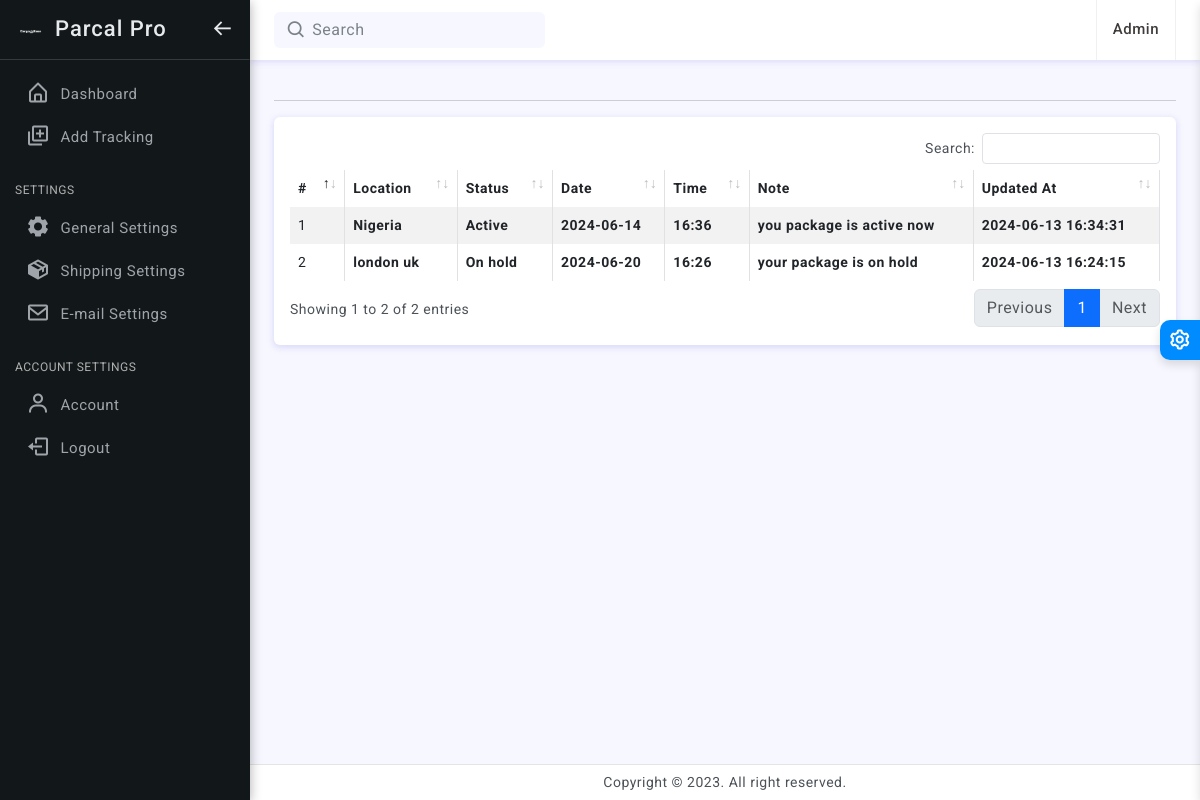
The page /admin/view-updates.php?num=PP-06-59327468 (signed in) on the database its author committed.
### tables this page shows
CREATE TABLE `settings` (
  `id` int(11) NOT NULL,
  `sitename` varchar(255) NOT NULL,
  `site_title` varchar(255) NOT NULL,
  `site_url` varchar(255) NOT NULL,
  `mailhost` varchar(255) NOT NULL,
  `webmail` varchar(255) NOT NULL,
  `mailpassword` varchar(255) NOT NULL,
  `mailport` varchar(255) NOT NULL,
  `mailsmtpsecure` varchar(255) NOT NULL,
  `track_prefix` varchar(255) NOT NULL,
  `track_num` varchar(255) NOT NULL,
  `invoice_terms` text NOT NULL,
  `allow_print` enum('Yes','No','','') NOT NULL,
  `show_map` enum('Yes','No','','') NOT NULL,
  `email_name` varchar(255) NOT NULL,
  `mail_track_update` enum('Yes','No','','') NOT NULL,
  `mail_track_save` enum('Yes','No','','') NOT NULL
);

CREATE TABLE `track_update` (
  `id` int(11) NOT NULL,
  `track_num` varchar(255) NOT NULL,
  `status` varchar(255) NOT NULL,
  `date` varchar(255) NOT NULL,
  `time` varchar(255) NOT NULL,
  `note` varchar(255) NOT NULL,
  `current_location` varchar(255) NOT NULL,
  `updated_at` datetime NOT NULL DEFAULT current_timestamp(),
  `shiping_cost` varchar(255) NOT NULL DEFAULT '0',
  `clearance_cost` varchar(255) NOT NULL DEFAULT '0',
  `travel_progress` varchar(255) NOT NULL
);

### config.php (called while the page is built, shortened)
<?php
include 'db.php';
$sql = mysqli_query($link, "SELECT * FROM settings WHERE id = 1 ");
if (mysqli_num_rows($sql) > 0) {
	$data = mysqli_fetch_assoc($sql);
	$sitename = $data['sitename'];
}
?>

### functions.php (called while the page is built, shortened)
<?php
include 'config.php';

### admin/view-updates.php (the view, shortened to what this page needs)
<?php
include 'header.php';
if (isset($_GET['num'])) {
    $tnumbs = $_GET['num'];
    $select = mysqli_query($link, "SELECT * FROM track_update WHERE track_num = '$tnumbs' ORDER BY id DESC ");
} else {
    echo "<script>window.location.href = 'dashboard.php'; </script>";
}
?>
<div class="page-wrapper">
    <div class="page-content">
        <hr />
        <div class="card">
            <div class="card-body">
                <div class="table-responsive">
                    <table id="example2" class="table table-striped table-bordered">
                        <thead>
                            <tr>
                                <th>#</th>
                                <th>Location</th>
                                <th>Status</th>
                                <th>Date</th>
                                <th>Time</th>
                                <th>Note</th>
                                <th>Updated At</th>
                            </tr>
                        </thead>
                        <tbody>
                            <?php
                            $i = 0;
                            while ($row = mysqli_fetch_assoc($select)) {
                                $i++
                            ?>
                                <tr>
                                    <td><?php echo $i; ?></td>
                                    <td><b><?php echo $row['current_location'] ?></b></td>
                                    <td><b><?php echo $row['status'] ?></b></td>
                                    <td><b><?php echo $row['date'] ?></b></td>
                                    <td><b><?php echo $row['time'] ?></b></td>
                                    <td><b><?php echo $row['note'] ?></b></td>
                                    <td><b><?php echo $row['updated_at'] ?></b></td>
                                <?php } ?>
                        </tbody>
                    </table>
                </div>
            </div>
        </div>
    </div>
</div>
<?php
include 'footer.php';
?>

### admin/header.php (shortened to what this page needs)
<?php
include '../functions.php';
?>
<!doctype html>
<html lang="en" class="semi-dark">
<head>
    <link href="assets/plugins/simplebar/css/simplebar.css" rel="stylesheet" />
    <link href="assets/plugins/perfect-scrollbar/css/perfect-scrollbar.css" rel="stylesheet" />
    <link href="assets/plugins/metismenu/css/metisMenu.min.css" rel="stylesheet" />
    <link href="assets/plugins/datatable/css/dataTables.bootstrap5.min.css" rel="stylesheet" />
    <link href="assets/css/pace.min.css" rel="stylesheet" />
    <link href="assets/css/bootstrap.min.css" rel="stylesheet">
    <link href="assets/css/bootstrap-extended.css" rel="stylesheet">
    <link href="assets/css/app.css" rel="stylesheet">
    <link href="assets/css/icons.css" rel="stylesheet">
    <link rel="stylesheet" href="assets/css/dark-theme.css" />
    <link rel="stylesheet" href="assets/css/semi-dark.css" />
    <link rel="stylesheet" href="assets/css/header-colors.css" />
</head>
<body>
    <div class="wrapper">
        <div class="sidebar-wrapper" data-simplebar="true">
            <div class="sidebar-header">
                <div>
                    <img src="assets/images/logo-icons.png" class="logo-icon" alt="logo icon">
                </div>
                <div>
                    <h4 class="logo-text"><?php echo $sitename ?></h4>
                </div>
                <div class="toggle-icon ms-auto"><i class='bx bx-arrow-back'></i></div>
            </div>
            <ul class="metismenu" id="menu">
                <li>
                    <a href="dashboard.php">
                        <div class="parent-icon"><i class='bx bx-home-alt'></i></div>
                        <div class="menu-title">Dashboard</div>
                    </a>
                </li>
                <li>
                    <a href="add-tracking.php">
                        <div class="parent-icon"><i class='bx bx-add-to-queue'></i></div>
                        <div class="menu-title">Add Tracking</div>
                    </a>
                </li>
                <li class="menu-label">Settings</li>
                <li>
                    <a href="settings.php">
                        <div class="parent-icon"><i class='bx bxs-cog'></i></div>
                        <div class="menu-title">General Settings</div>
                    </a>
                </li>
                <li>
                    <a href="shipping_settings.php">
                        <div class="parent-icon"><i class='bx bxs-package'></i></div>
                        <div class="menu-title">Shipping Settings</div>
                    </a>
                </li>
                <li>
                    <a href="email-settings.php">
                        <div class="parent-icon"><i class='bx bx-envelope'></i></div>
                        <div class="menu-title">E-mail Settings</div>
                    </a>
                </li>
                <li class="menu-label">Account Settings</li>
                <li>
                    <a href="account.php">
                        <div class="parent-icon"><i class='bx bx-user'></i></div>
                        <div class="menu-title">Account</div>
                    </a>
                </li>
                <li>
                    <a href="logout.php">
                        <div class="parent-icon"><i class='bx bx-log-out'></i></div>
                        <div class="menu-title">Logout</div>
                    </a>
                </li>
            </ul>
        </div>
        <header>
            <div class="topbar d-flex align-items-center">
                <nav class="navbar navbar-expand gap-3">
                    <div class="search-bar d-lg-block d-none" data-bs-toggle="modal" data-bs-target="#SearchModal">
                        <a href="javascript:;" class="btn d-flex align-items-center"><i class='bx bx-search'></i>Search</a>
                    </div>
                    <div class="top-menu ms-auto">
                        <div class="user-box dropdown px-3">
                            <a class="d-flex align-items-center nav-link dropdown-toggle gap-3 dropdown-toggle-nocaret" href="#" role="button" data-bs-toggle="dropdown" aria-expanded="false">
                                <div class="user-info">
                                    <p class="user-name mb-0">Admin</p>
                                </div>
                            </a>
                        </div>
                    </div>
                </nav>
            </div>
        </header>
    </div>
</body>
</html>

### admin/assets/css/app.css (style rules this page uses)
body { font-size: 14px; color: #4c5258; letter-spacing: .5px; background: #f7f7ff; overflow-x: hidden; font-family: Roboto, sans-serif }
a { text-decoration: none }
.wrapper { width: 100%; position: relative }
.sidebar-wrapper { width: 250px; height: 100%; position: fixed; top: 0; bottom: 0; left: 0; background: #fff; border-right: 0 solid #e4e4e4; z-index: 11; box-shadow: 0 2px 6px 0 rgb(218 218 253 / 65%), 0 2px 6px 0 rgb(206 206 238 / 54%)!important; transition: all .2s ease-out }
.sidebar-header { width: 250px; height: 60px; display: flex; align-items: center; position: fixed; top: 0; bottom: 0; padding: 0 15px; z-index: 5; background: #fff; background-clip: padding-box; border-bottom: 1px solid #e4e4e4 }
.logo-icon { width: 30px }
.logo-text { font-size: 22px; margin-left: 10px; margin-bottom: 0; letter-spacing: 1px; color: #008cff; }
.toggle-icon { font-size: 22px; cursor: pointer; color: #008cff }
.topbar { position: fixed; top: 0; left: 250px; right: 0; height: 60px; background: #fff; border-bottom: 1px solid rgb(228 228 228 / 0%); z-index: 10; -webkit-box-shadow: 0 2px 6px 0 rgb(218 218 253 / 65%), 0 0px 6px 0 rgb(206 206 238 / 54%); box-shadow: 0 2px 6px 0 rgb(218 218 253 / 65%), 0 0px 6px 0 rgb(206 206 238 / 54%); }
.topbar .navbar { width: 100%; height: 60px; padding-left: 1.5rem; padding-right: 1.5rem; }
.page-wrapper { height: 100%; margin-top: 60px; margin-bottom: 30px; margin-left: 250px }
.page-content { padding: 1.5rem 1.5rem 0.7rem 1.5rem }
.sidebar-wrapper ul { padding: 0; margin: 0; list-style: none; background: 0 0 }
.sidebar-wrapper .metismenu { background: 0 0; display: -webkit-box; display: -ms-flexbox; display: flex; padding: 10px; margin-top: 60px; -webkit-box-orient: vertical; -webkit-box-direction: normal; -ms-flex-direction: column; flex-direction: column }
.sidebar-wrapper .metismenu li+li { margin-top: 5px }
.sidebar-wrapper .metismenu li:first-child { margin-top: 5px }
.sidebar-wrapper .metismenu li:last-child { margin-bottom: 5px }
.sidebar-wrapper .metismenu>li { display: -webkit-box; display: -ms-flexbox; display: flex; -webkit-box-orient: vertical; -webkit-box-direction: normal; -ms-flex-direction: column; flex-direction: column; position: relative }
.sidebar-wrapper .metismenu a { position: relative; display: flex; align-items: center; justify-content: left; padding: 6px 16px; font-size: 15px; color: #5f5f5f; outline-width: 0; text-overflow: ellipsis; overflow: hidden; letter-spacing: .5px; border-radius: 0.25rem; transition: all .3s ease-out }
.sidebar-wrapper .metismenu a .parent-icon { font-size: 24px; line-height: 1 }
.sidebar-wrapper .metismenu a .menu-title { margin-left: 10px }
.menu-label { padding: 20px 15px 5px 5px; color: #b0afaf; text-transform: uppercase; font-size: 12px; letter-spacing: .5px }
.btn i { vertical-align: middle; font-size: 1.3rem; margin-top: -1em; margin-bottom: -1em; margin-right: 5px }
.dropdown-toggle-nocaret:after { display: none }
.user-info .user-name { font-size: 15px; font-weight: 500; color: #413c3c }
.user-box { display: flex; align-items: center; height: 60px; border-left: 1px solid #f0f0f0; border-right: 1px solid #f0f0f0; }
.search-bar { width: 30%; cursor: pointer; }
.search-bar a.btn, .search-bar a.btn:focus { color:#7b8288; cursor: pointer; background-color: #f7f7ff; border: 0; }

### admin/assets/css/semi-dark.css (style rules this page uses)
html.semi-dark .sidebar-wrapper { background-color: #12181a; border-right: 1px solid #e4e4e400; box-shadow: 0 0.1rem 0.7rem rgb(0 0 0 / 32%) !important; }
html.semi-dark .sidebar-wrapper .sidebar-header { background-color: #12181a; border-right: 1px solid #e4e4e400; border-bottom: 1px solid rgb(255 255 255 / 15%) }
html.semi-dark .sidebar-wrapper .sidebar-header .logo-text { color: #e7e9ec }
html.semi-dark .sidebar-wrapper .sidebar-header .toggle-icon { color: #e7e9ec }
html.semi-dark .sidebar-wrapper .metismenu a { color: #9ea4aa }
html.semi-dark .logo-icon { filter: invert(1) grayscale(100%) brightness(200%) }

### admin/header.php (style rules this page uses)
.sidebar-wrapper { left: -250px; transition: left 0.3s; }
@media (min-width: 768px) { .sidebar-wrapper { left: 0 !important; } }

### rows shown on the page
settings: sitename "Parcal Pro"
track_update: current_location "Nigeria", status "Active", date "2024-06-14", time "16:36", note "you package is active now", updated_at "2024-06-13 16:34:31"
track_update: current_location "london uk", status "On hold", date "2024-06-20", time "16:26", note "your package is on hold", updated_at "2024-06-13 16:24:15"
